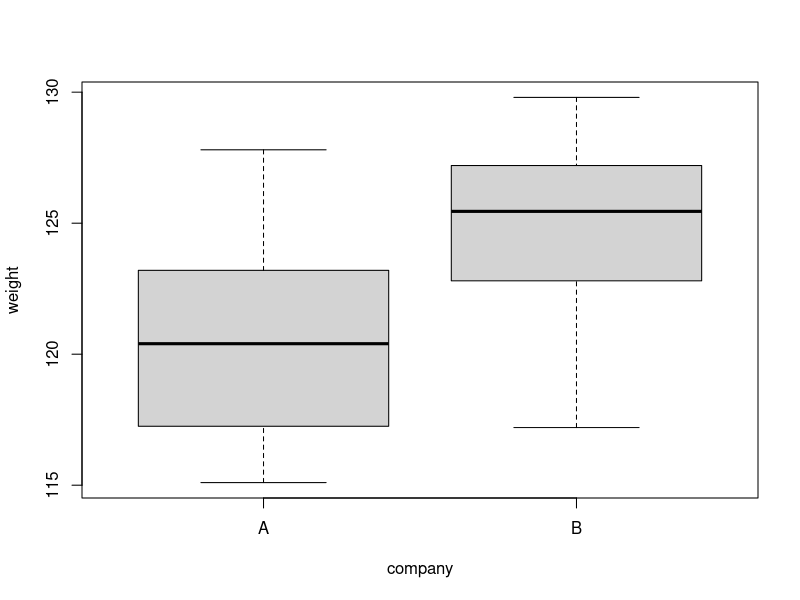
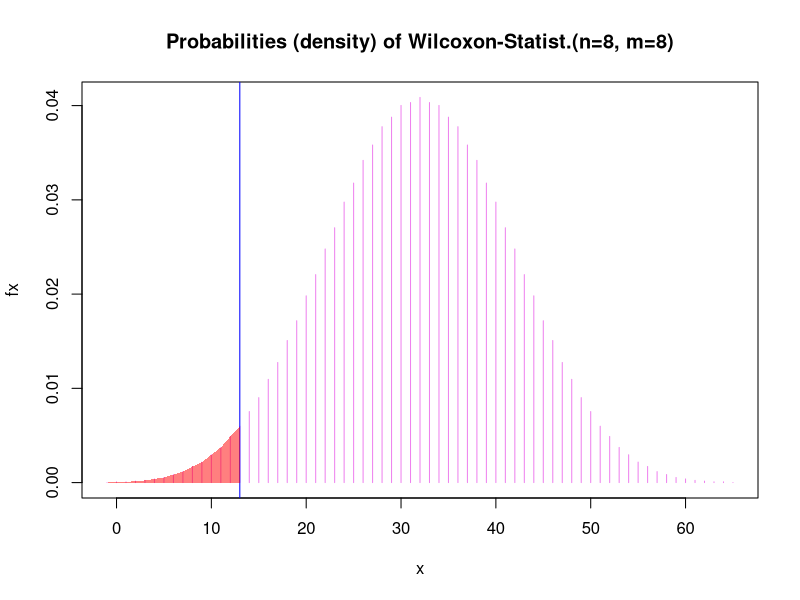
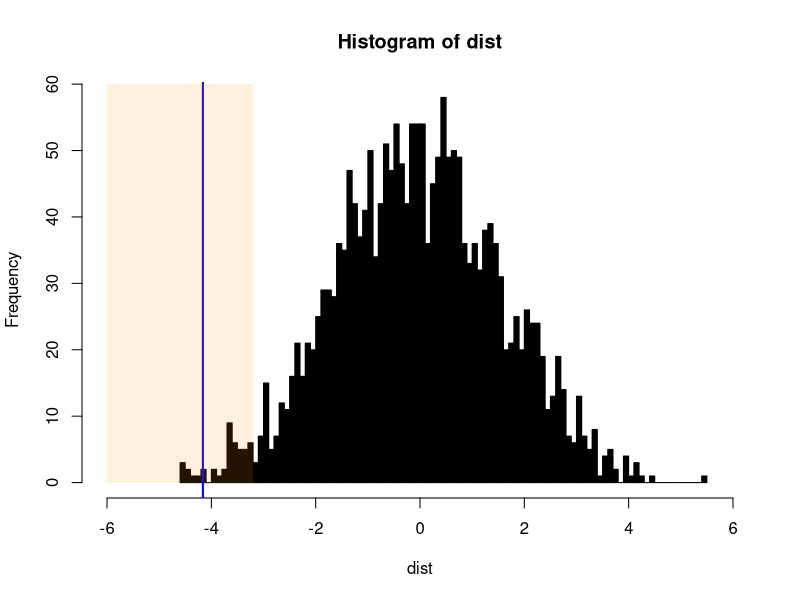

Here is the R script that generated these plots, in order:
## ---- chunk 1
A <- c(117.1, 121.3, 127.8, 121.9, 117.4, 124.5, 119.5, 115.1)
B <- c(123.5, 125.3, 126.5, 127.9, 122.1, 125.6, 129.8, 117.2)
dat <- data.frame(weight = c(A,B), 
                  company = rep(c("A","B"), each=8))
dat$company <- factor(dat$company)
boxplot(weight ~ company, data = dat)
## ---- chunk 2
# Use help(wilcox.test) to determine the inputs for this function. You can use ~ to specify the relationship between weight and company.
wt = wilcox.test(weight ~ company, data = dat, exact = TRUE)
## ---- chunk 3
x <- -1: (8*8 + 1) 
# The p-value is calculated by determining the index for which the cumulative sum of fx exceeds 0.05. Therefore, we should be careful to index correctly on x as well.

fx <- dwilcox(x, length(A), length(B)) # dwilcox is a builtin R function that determines the Wilcoxon distribution given the sizes of the two samples

thresholdValue <- 0.025 # two-sided test since we want 0.025 as both ends

ix <- which(cumsum(fx) <= thresholdValue) # cumulative sum is summing probabilities up to the edge of the rejection region (e.g. thresholdValue) in order to determine the rejection region. However, the edge of the rejection region might not be exactly at a significance level of 0.05 as the value of alpha will likely fall between the discrete values of the W distribution.

tx <- x[length(ix)] # determines the maximum x-value for which the sum of probabilities is still under the threshold value

# Plot the distribution, rejection region, and observed test statistic
plot(x, fx, type = "h", col = "violet",
     main =  "Probabilities (density) of Wilcoxon-Statist.(n=8, m=8)") + abline(v=wt$statistic, col="blue")+ polygon(c(x[x <= tx], tx, tx), c(fx[x <= tx], 0, 0), col=rgb(1, 0, 0,0.5), border=NA) 
## ---- chunk 4
# Combine the data from group A and B 
pooled <- c(A,B)

# Try resampling the combined data from above. What are we trying to calculate here? Use help(sample) to get started.
mean(sample(pooled, length(A), FALSE))-mean(sample(pooled, length(B), FALSE))

## ---- chunk 5
# Divide the combined data into two groups and calculate their difference in means 2000 times  
nresamples <- 2000
dist <- replicate(nresamples, mean(sample(pooled, length(A), FALSE))-mean(sample(pooled, length(B), FALSE)))

# Plot the histogram
histogram = hist(dist, xlim = c(-6, 6), col = "black", breaks = 100)
thresholdValue <- 0.025
ix <- which(cumsum(histogram$counts)/nresamples <= thresholdValue)
tx <- histogram$breaks[length(ix)]
abline(v = mean(A)-mean(B), col = "blue", lwd = 2)
polygon(x=c(-6,-6,tx,tx), y=c(0,60,60,0), col="#FF990022", border=F)
